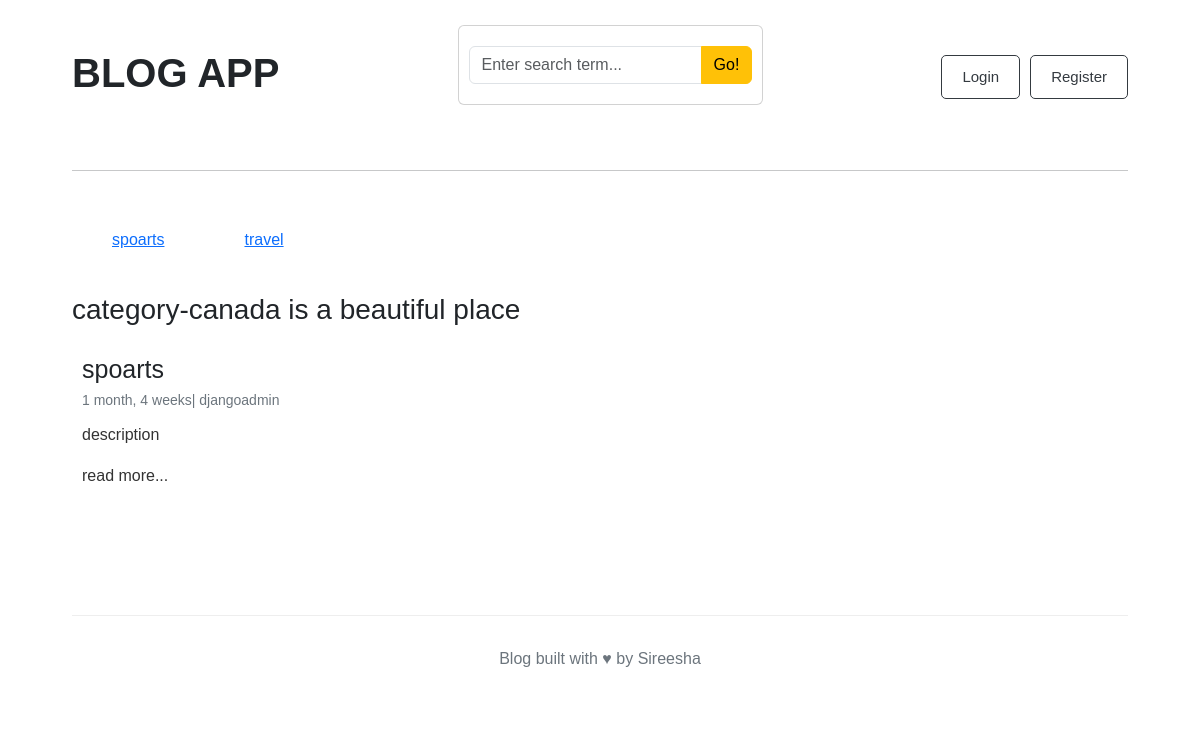
/category/1/, run on an earlier commit of the app's database.
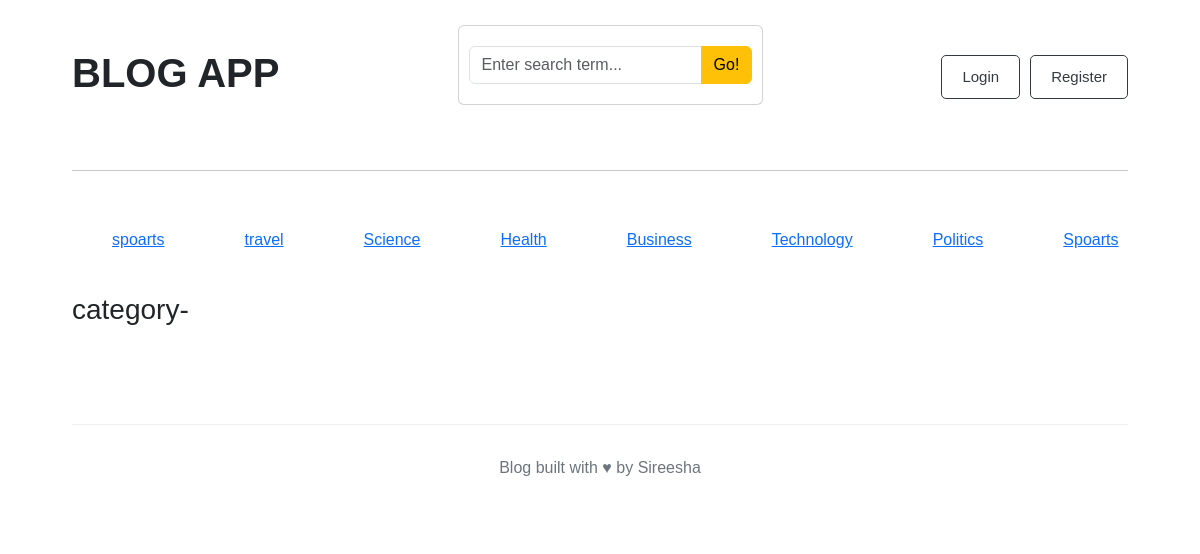
And on a later commit of the database.
### blogs/models.py (models this page shows)
class category(models.Model):
    category_name = models.CharField(max_length = 40,unique = True)
    created_at = models.DateTimeField(auto_now_add=True)
    updated_at = models.DateTimeField(auto_now = True)
    class Meta:
        verbose_name_plural='categories'
    def __str__(self):
        return self.category_name

class Blog(models.Model):
    title = models.CharField(max_length=100)
    slug = models.SlugField(max_length=150, unique=True, blank=True)
    category = models.ForeignKey(category, on_delete=models.CASCADE)
    author = models.ForeignKey(User, on_delete=models.CASCADE)
    featured_image = models.ImageField(upload_to='uploads/%Y/%m/%d')
    short_description = models.TextField(max_length=500)
    blog_body = models.TextField(max_length=2000)
    status = models.CharField(max_length=20, choices=STATUS_CHOICES, default="Draft")
    is_featured = models.BooleanField(default=False)
    created_at = models.DateTimeField(auto_now_add=True)
    updated_at = models.DateTimeField(auto_now=True)
    def __str__(self):
        return self.title

### blogs/views.py (the view)
# urls.py: path('<int:category_id>/',views.category_pages,name ='category_pages')
def category_pages(req,category_id):
  try:
      context = Blog.objects.filter(category = category_id)
      print(context)
      category_ids = Blog.objects.get(pk=category_id)
      return render(req,'category_pages.html',{'context':context,'category_ids':category_ids})
  except:
      return render(req,'category_pages.html')

### blogs/context_processors.py (called while the page is built)
def get_categories(request):
    categories = category.objects.all()
    return dict(categories=categories)

def searching(request):
    keyword = request.GET.get('keyword')
    print(keyword)
    return dict(keyword = keyword)

### blogs/Templates/category_pages.html
{% extends 'base.html' %}
{% block content %}
<h3>category-{{category_ids}}</h3>
<div class="featured_container">
    <div class="featured-posts">
    {%for post in context%}
           <div class="post-card">
                <div class="card-body">
                    <h3><a href="{% url 'single_blog' post.slug %}">{{post.title}}</a></h3>
                    <small> {{post.created_at |timesince}}| {{post.author}} </small>
                    <p>
                        {{post.short_description | truncatewords:25}}
                    </p>
                    <p>read more...</p>
                 </div>
             </div>
    {% endfor %}
    </div>
    </div>
{% endblock %}

### blogs/Templates/base.html (shortened to what this page needs)
{% load static %}
<!DOCTYPE html>
<html lang="en">
<head>
     <link href="https://cdn.jsdelivr.net/npm/bootstrap@5.3.8/dist/css/bootstrap.min.css"
          rel="stylesheet">
<link rel="stylesheet" href="{% static 'css/blog.css' %}">
</head>
<body>
<main class="container">
    <div class="nav">
       <h2>BLOG APP</h2>
            <div class="card mb-4">
                <div class="card-body">
                    <form method="GET" action="{% url 'search'%}">
                        <div class="input-group">
                            <input class="form-control" type="text" value="{{keyword|default:''}}" name="keyword" placeholder="Enter search term...">
                            <button class="btn btn-warning"type="submit">
                                Go!
                            </button>
                        </div>
                    </form>
                </div>
            </div>
            <div class="buttons">
        {% if not user.is_authenticated %}
        <a href="{% url 'login' %}">
            <button class="btn btn-warning">Login</button>
        </a>
        <a href="{% url 'register' %}">
            <button class="btn btn-warning">Register</button>
        </a>
        {% else %}
        <span>logined as {{user}}</span>
        <a href="{% url 'logout'%}">
            <button class="btn btn-warning">Logout</button>
        </a>
        {% endif %}
        </div>
</div>
<hr>
<div class="topics">
            {% for topic in  categories %}
               <a href="{% url 'category_pages' topic.id%}" style="margin:40px">{{topic.category_name}}</a>
            {% endfor %}
</div>
 {% block content %}
 {% endblock %}
<footer>
    <p>
        Blog built with ♥ by Sireesha
    </p>
</footer>
</body>
</html>

What changed in the data, as far as the page shows it:
removed Blog: title "canada is a beautiful place"
no longer on this page (row edited): Blog: title "spoarts", created_at "1 month, 4 weeks", author "djangoadmin", short_description "description"
added category: category_name "Science"
added category: category_name "Health"
added category: category_name "Business"
added category: category_name "Technology"
added category: category_name "Politics"
added category: category_name "Spoarts"
